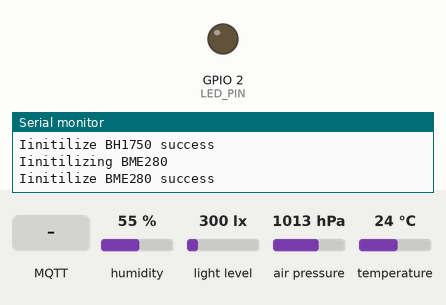
A program run on a simulated ESP32. Parts: output pins drawn as LEDs (lit = HIGH), the last lines printed to the serial monitor. The test bench sets the inputs (shaded band); at power-on: humidity 55 %, light level 300 lx, air pressure 1013 hPa, temperature 24 °C. WiFi joins after 1.5 s; servers stay silent unless stated; the local clock reads 2024-03-15 10:24:30 at power-on unless the program sets it; EEPROM starts erased; no MQTT or app messages arrive unless stated.

Above: at 2.7 s.
2.8 s: MQTT message "1" arrives on the first subscribed topic
At 2.9 s:
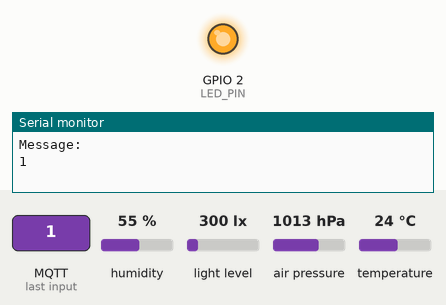
4.3 s: MQTT message "on" arrives on the first subscribed topic
At 4.8 s:
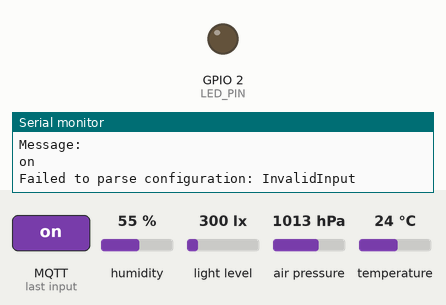
5.8 s: MQTT message "off" arrives on the first subscribed topic
Timing chart, 0 to 13.3 s (numbered marks = the images above; inputs shaded):
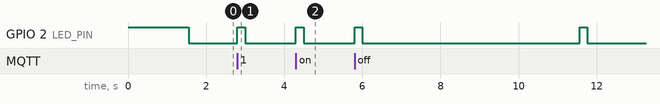

The program:

main.cpp
```cpp
#include <Arduino.h>
#include <Wire.h>
#include <WiFi.h>
#include <Ticker.h>

#include "Config.h"
#include "PubSubClient.h"
#include "BH1750.h"
#include "Adafruit_BME280.h"
#include "ArduinoJson.h"

#define LED_PIN 2

const char *ssid = "ssid";
const char *password = "password";

const long gmtOffset = 28800;
const char *ntpServer = "ntp.aliyun.com";

const char *mqttBroker = "mqttBroker";
const int mqttPort = 1883;
const char *mqttUsername = "mqttUsername";
const char *mqttPassword = "mqttPassword";
const char *thpTopic = "home/balcony/thp";
const char *illuminanceTopic = "home/balcony/illuminance";

Config config;

WiFiClient wifiClient;
PubSubClient client(wifiClient);

BH1750 bh1750;
Adafruit_BME280 bme280;

Ticker ticker;

char sensorId[13];
unsigned long ledOnTime = 0;
bool ledOn = false;

void toggleLed(bool on);
void generateSensorId();
void connectToWiFi();
void connectToMQTTBroker();
void initBH1750();
void initBME280();
void callback(char *topic, byte *payload, unsigned int length);
void handleConfig(String configJson);
float readIlluminance();
void collectData();

void setup()
{
  Serial.begin(115200);
  Wire.begin();

  pinMode(LED_PIN, OUTPUT);
  toggleLed(true);

  generateSensorId();
  connectToWiFi();
  connectToMQTTBroker();
  configTime(gmtOffset, 0, ntpServer);
  initBH1750();
  initBME280();

  ticker.attach(config.getCollectInterval(), collectData);

  toggleLed(false);
}

void loop()
{
  if (WiFi.status() != WL_CONNECTED)
  {
    toggleLed(true);
    connectToWiFi();
  }

  if (!client.connected())
  {
    toggleLed(true);
    connectToMQTTBroker();
  }

  client.loop();
  if (ledOn && (millis() - ledOnTime >= 200))
  {
    toggleLed(false);
  }
}

void toggleLed(bool on)
{
  if (on)
  {
    digitalWrite(LED_PIN, HIGH);
    ledOnTime = millis();
    ledOn = true;
  }
  else
  {
    digitalWrite(LED_PIN, LOW);
    ledOn = false;
  }
}

void generateSensorId()
{
  uint64_t mac = ESP.getEfuseMac();
  sprintf(sensorId, "%012llx", mac);
}

void connectToWiFi()
{
  Serial.println("Connecting to WiFi: " + String(ssid));
  WiFi.mode(WIFI_STA);
  WiFi.begin(ssid, password);
  while (WiFi.status() != WL_CONNECTED)
  {
    Serial.print(".");
    delay(500);
  }
  Serial.println("\nWiFi connected");
}

void connectToMQTTBroker()
{
  Serial.println("Attempting MQTT connection...");
  client.setServer(mqttBroker, mqttPort)
      .setCallback(callback);
  String id = "sensor_" + String(sensorId);
  while (!client.connect(id.c_str(), mqttUsername, mqttPassword))
  {
    Serial.print("Failed to connect to MQTT. Error code: ");
    Serial.println(client.state());
    delay(500);
  }
  Serial.println("MQTT Broker connected");
  String configTopic = String("sensor/{sensorId}/config");
  configTopic.replace("{sensorId}", sensorId);
  client.subscribe(configTopic.c_str());
  Serial.println("Subscribe topic: " + configTopic);
}

void initBH1750()
{
  Serial.println("Iinitilizing BH1750");
  while (!bh1750.begin())
  {
    Serial.println("Failed to initilize BH1750");
    delay(500);
  }
  Serial.println("Iinitilize BH1750 success");
}

void initBME280()
{
  Serial.println("Iinitilizing BME280");
  while (!bme280.begin(BME280_ADDRESS_ALTERNATE))
  {
    Serial.println("Failed to initilize BME280");
    delay(500);
  }
  Serial.println("Iinitilize BME280 success");
}

void callback(char *topic, byte *payload, unsigned int length)
{
  toggleLed(true);
  Serial.print("Message arrived on topic: ");
  Serial.println(topic);
  String message;
  for (unsigned int i = 0; i < length; i++)
  {
    message += (char)payload[i];
  }
  Serial.println("Message: \n" + message);
  handleConfig(message);
}

void handleConfig(String configJson)
{
  JsonDocument doc;
  DeserializationError error = deserializeJson(doc, configJson);
  if (error)
  {
    Serial.print("Failed to parse configuration: ");
    Serial.println(error.c_str());
    return;
  }

  config.updateConfig(doc);

  if (doc.containsKey(KEY_COLLECT_INTERVAL))
  {
    ticker.detach();
    ticker.attach(config.getCollectInterval(), collectData);
  }
}

float readIlluminance()
{
  if (!bh1750.measurementReady(true))
  {
    yield();
  }
  return bh1750.readLightLevel();
}

void collectData()
{
  if (WiFi.status() != WL_CONNECTED || !client.connected())
  {
    return;
  }

  toggleLed(true);
  unsigned long startMillis = millis();
  struct tm timeinfo;
  if (!getLocalTime(&timeinfo))
  {
    Serial.println("Failed to obtain time");
    return;
  }
  time_t timestamp = mktime(&timeinfo);
  float temperature = bme280.readTemperature();
  float pressure = bme280.readPressure() / 100.0F;
  float humidity = bme280.readHumidity();

  JsonDocument doc;
  doc["sensor_id"] = sensorId;
  doc["type"] = "thp";
  JsonObject data = doc["data"].to<JsonObject>();
  data["temperature"] = temperature;
  data["humidity"] = humidity;
  data["pressure"] = pressure;
  doc["timestamp"] = timestamp;

  String json;
  serializeJson(doc, json);
  if (client.publish(thpTopic, json.c_str()))
  {
    Serial.println("Publish success: [" + String(thpTopic) + "] data: " + json);
  }
  else
  {
    Serial.println("Publish failed: [" + String(thpTopic) + "] data: " + json);
  }

  if (config.collectIlluminance())
  {
    doc["type"] = "illuminance";
    data.clear();
    data["illuminance"] = round(readIlluminance());
    serializeJson(doc, json);
    if (client.publish(illuminanceTopic, json.c_str()))
    {
      Serial.println("Publish success: [" + String(illuminanceTopic) + "] data: " + json);
    }
    else
    {
      Serial.println("Publish failed: [" + String(illuminanceTopic) + "] data: " + json);
    }
  }
}
```

Config.h
```cpp
#ifndef CONFIG_H
#define CONFIG_H

#include <Preferences.h>
#include "ArduinoJson.h"

namespace
{
    const char *KEY_COLLECT_INTERVAL = "collect_interval";
    const char *KEY_COLLECT_ILLUMINANCE  = "collect_illuminance";

    const char *KEY_PREF_COLLECT_INTERVAL = "clc_intvl";
    const char *KEY_PREF_COLLECT_ILLUMINANCE = "clc_illum";
}

class Config
{
public:
    Config(const char *name = "config");

    const int DEFAULT_COLLECT_INTERVAL = 10;

    void updateConfig(JsonDocument doc);

    int getCollectInterval();

    bool collectIlluminance();

private:
    Preferences preferences;
};

#endif
```

Config.cpp
```cpp
#include "Config.h"
#include "nvs_flash.h"

Config::Config(const char *name)
{
    // Initialize the NVS
    esp_err_t err = nvs_flash_init();
    if (err == ESP_ERR_NVS_NO_FREE_PAGES || err == ESP_ERR_NVS_NEW_VERSION_FOUND)
    {
        // NVS partition was truncated and needs to be erased
        // Retry nvs_flash_init
        ESP_ERROR_CHECK(nvs_flash_erase());
        err = nvs_flash_init();
    }
    ESP_ERROR_CHECK(err);
    preferences.begin(name);
}

void Config::updateConfig(JsonDocument doc)
{
    if (doc.containsKey(KEY_COLLECT_INTERVAL))
    {
        int collectInterval = doc[KEY_COLLECT_INTERVAL].as<int>();
        Serial.print("Set collect interval to: ");
        Serial.println(collectInterval);
        preferences.putInt(KEY_PREF_COLLECT_INTERVAL, collectInterval);
    }
    if (doc.containsKey(KEY_COLLECT_ILLUMINANCE))
    {
        bool collectIlluminance = doc[KEY_COLLECT_ILLUMINANCE].as<bool>();
        Serial.print("Set collect illuminance to: ");
        Serial.println(collectIlluminance);
        preferences.putBool(KEY_PREF_COLLECT_ILLUMINANCE, collectIlluminance);
    }
}

int Config::getCollectInterval()
{
    return preferences.getInt(KEY_PREF_COLLECT_INTERVAL, DEFAULT_COLLECT_INTERVAL);
}

bool Config::collectIlluminance()
{
    return preferences.getBool(KEY_PREF_COLLECT_ILLUMINANCE, true);
}
```

Measured:
- after the input at 2.8 s, GPIO 2 (LED_PIN): LOW → HIGH at once, → LOW 0.20 s later
- after the input at 4.3 s, GPIO 2 (LED_PIN): LOW → HIGH at once, → LOW 0.20 s later
